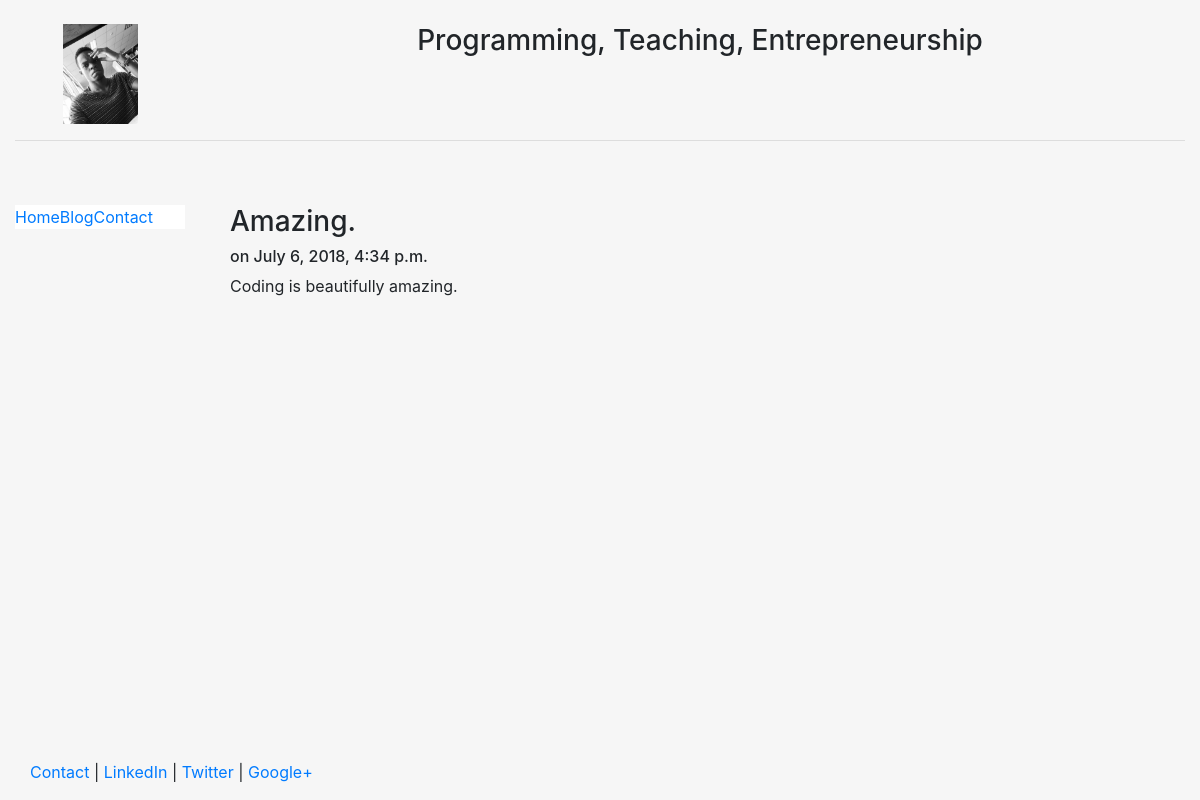
Page /blog/2 on the committed database.
### blog/models.py (models this page shows, shortened)
class Post(models.Model):
    title = models.CharField(max_length=140)
    body = models.TextField()
    date = models.DateTimeField()

### blog/templates/blog/post.html
{% extends "personal/header.html" %} {% block content %}
<h3>{{post.title}}</h3>
<h6>on {{post.date}}</h6>
{{post.body|safe|linebreaks}} {% endblock %}

### personal/templates/personal/Header.html (style rules this page uses)
html, body { height: 100% }

### rows in the picture
Post: title "Amazing.", date "July 6, 2018, 4:34 p.m.", body "Coding is beautifully amazing."
